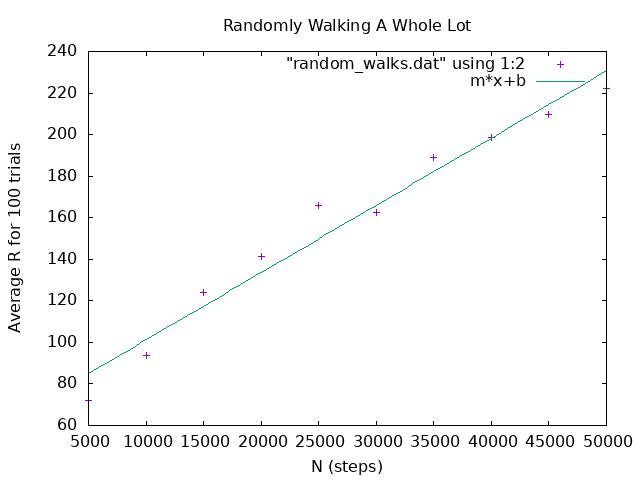

The gnuplot source for this figure:
set terminal png
set output "random_walks.png"

set title "Randomly Walking A Whole Lot"
set xlabel "N (steps)"
set ylabel "Average R for 100 trials"

f(x) = m*x + b
fit [0:50000] f(x) "random_walks.dat" using 1:2 via m,b


plot "random_walks.dat" using 1:2, m*x+b